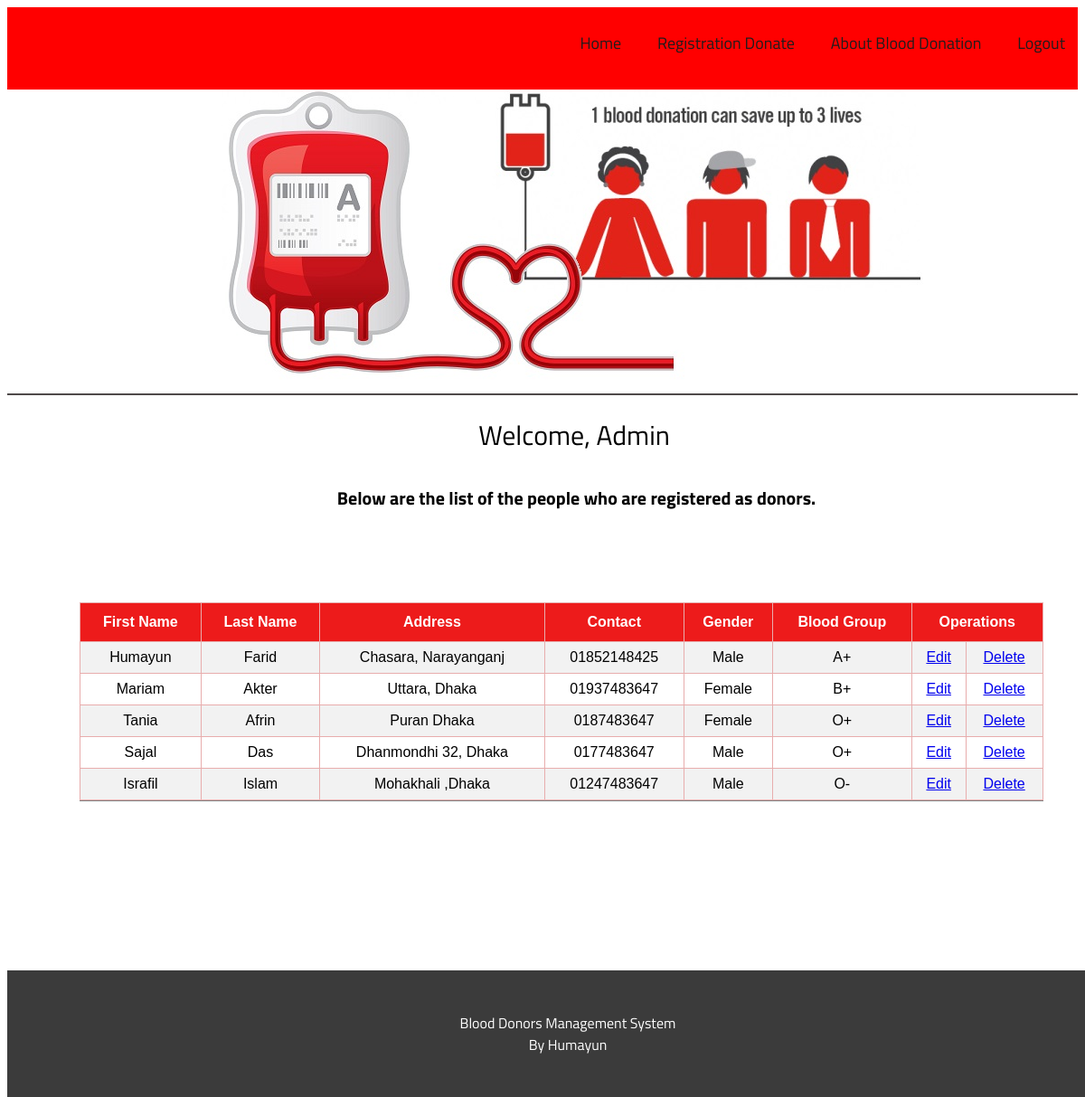
Page /dashboard.php on the committed database.
### tables this page shows
CREATE TABLE `blood` (
  `id` int(11) NOT NULL,
  `fname` text NOT NULL,
  `lname` text NOT NULL,
  `address` varchar(30) NOT NULL,
  `contact` varchar(20) NOT NULL,
  `gender` text NOT NULL,
  `blood_group` varchar(30) NOT NULL
);

### dashboard.php (the view, shortened to what this page needs)
<!DOCTYPE html>
<html>
<head>
</head>
<body>
     <header>
            <div class="wrapper">
                <h1 class="logo">Resto</h1>
                <nav>
                    <ul>
                        <li><a href="dashboard.php">Home</a></li>
                        <li><a href="donorhome.html">Registration Donate</a></li>
                        <li><a href="about.html">About Blood Donation</a></li>
                        <li><a href="/blood-donor-management-system-master">Logout</a></li>
                    </ul>
                </nav>
            </div>
        </header>
        <div id="banner">
        <img src="images/header.jpg" style="margin-left: 20%;">
    </div>
    <div class="line"></div>
    <div class="title">
        <ul>
            <li>Welcome, Admin</li>
        </ul>
    </div>
    <div class="title2">
        <h4>Below are the list of the people who are registered as donors.</h4>
    </div>
<?php
include 'dbconnect.php';
$qry="Select * from blood";
$result=mysqli_query($conn,$qry);
echo"<table border='1' id='customers'>
            <tr>
                <th>First Name</th>
                <th>Last Name</th>
                <th>Address</th>
                <th>Contact</th>
                <th>Gender</th>
                <th>Blood Group</th>
                <th colspan=2>Operations</th>
            </tr>";
while($row=mysqli_fetch_array($result)){
    echo "<tr>
                <td>".$row['fname']."</td>
                <td>".$row['lname']."</td>
                <td>".$row['address']."</td>
                <td>".$row['contact']."</td>
                <td>".$row['gender']."</td>
                <td>".$row['blood_group']."</td>
                <td><a href='editform.php?id=".$row['id']."'>Edit</td>
                <td><a href='delete.php?id=".$row['id']."' >Delete</td>
        </tr>";
}
?>
</body>
<footer>
     <div class="wrapper">
         <ul>
             <li>Blood Donors Management System</li>
                 <li>By Humayun</li>
        </ul>
     </div>
</footer>
</html>

### dashboard.php (style rules this page uses)
body { font-family: 'Titillium Web', sans-serif; }
.wrapper { width: 100%; max-width: 1180px; padding: 0 10px; margin: 0 auto; }
.wrapper:after { display: block; content: ""; clear: both; }
h1.logo { background-image: url(images/logo1.png); background-repeat: no-repeat; width: 100px; text-indent: -10000px; float: left; }
header { background-color:red; top:0; }
header nav { float: right; }
header nav li { float: left; list-style-type: none; margin: 10px 20px; }
header nav li a { text-decoration: none; color: #201C1C; font-size: 18px; }
.line { width: 100%; display: block; border-bottom: 2px solid #4F4A4A; }
.line:after { display: block; content: ""; clear: both; }
#banner img { opacity: 1; }
.title { display: block; }
.title:after { display: block; }
.title ul li { font-size: 40px; list-style: none; text-align: center; }
.title2 { display: block; font-size: 20px; padding-left: 75px; text-align: center; }
.title2:after { clear: both; content: ""; display: block; }
#customers { font-family: "Trebuchet MS", Arial, Helvetica, sans-serif; border-collapse: collapse; width: 90%; margin-top:100px; margin-left:80px; }
#customers td, #customers th { border: 1px solid #E8ADAD; padding: 8px; text-align:center; }
table:after { display: block; clear: both; content: ""; }
.title ul li { font-size: 30px; display: block; padding:5px; margin-left: 30px; }
#customers tr:nth-child(even) { background-color: #f2f2f2; }
#customers:after { clear: both; display: block; content: ""; }
#customers th { padding-top: 12px; padding-bottom: 12px; text-align: center; background-color: #ED1B1B; color: white; }
footer { background: #3b3b3b; margin-top: 40%; padding: 30px 0; width: 100%; position: absolute; }
footer:after { content: ""; display: block; clear: both; }
footer ul { list-style: none; color: white; text-align: center; }

### rows in the picture
blood: fname "Humayun", lname "Farid", address "Chasara, Narayanganj", contact "01852148425", gender "Male", blood_group "A+"
blood: fname "Mariam", lname "Akter", address "Uttara, Dhaka", contact "01937483647", gender "Female", blood_group "B+"
blood: fname "Tania", lname "Afrin", address "Puran Dhaka", contact "0187483647", gender "Female", blood_group "O+"
blood: fname "Sajal", lname "Das", address "Dhanmondhi 32, Dhaka", contact "0177483647", gender "Male", blood_group "O+"
blood: fname "Israfil", lname "Islam", address "Mohakhali ,Dhaka", contact "01247483647", gender "Male", blood_group "O-"
